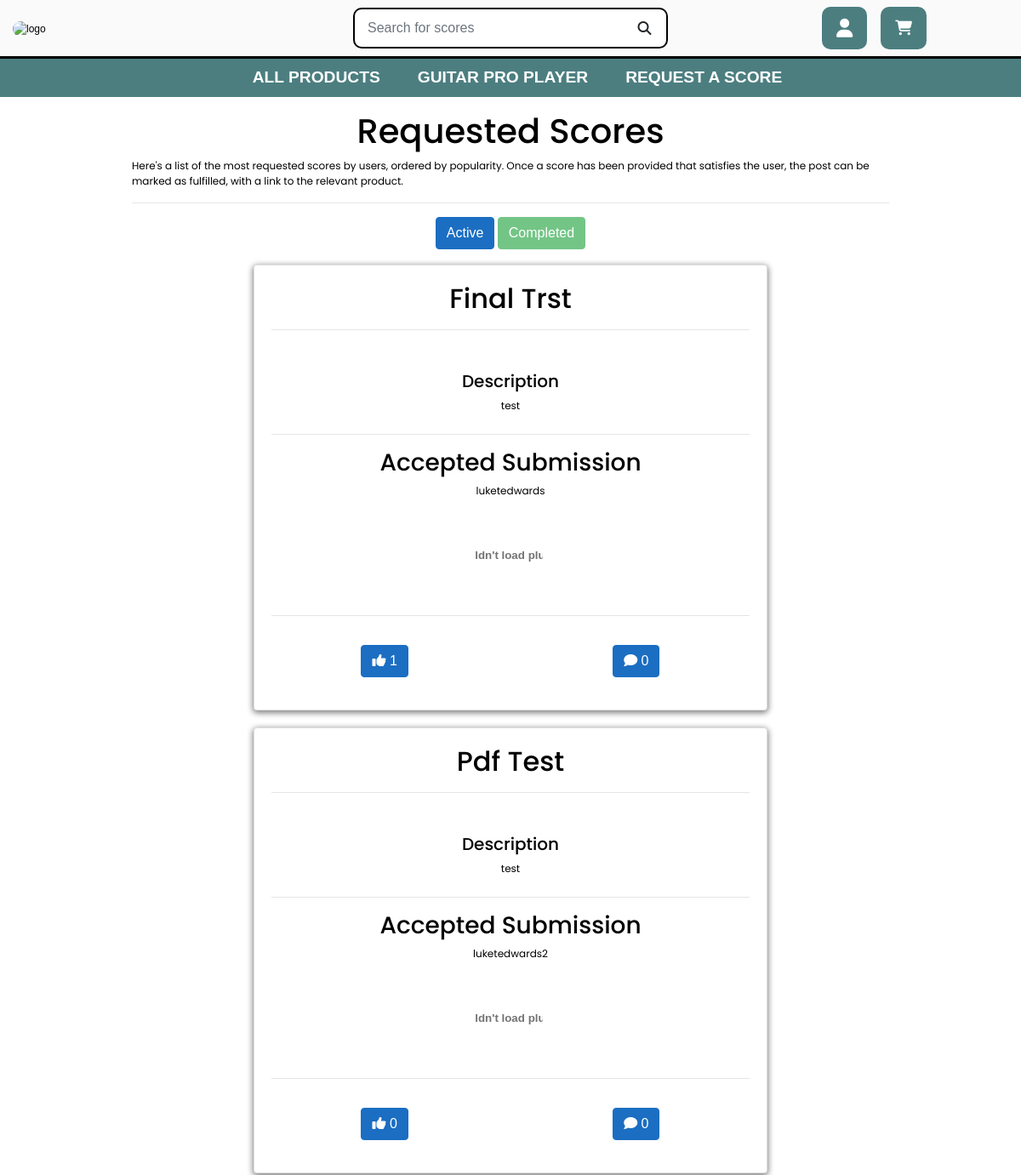
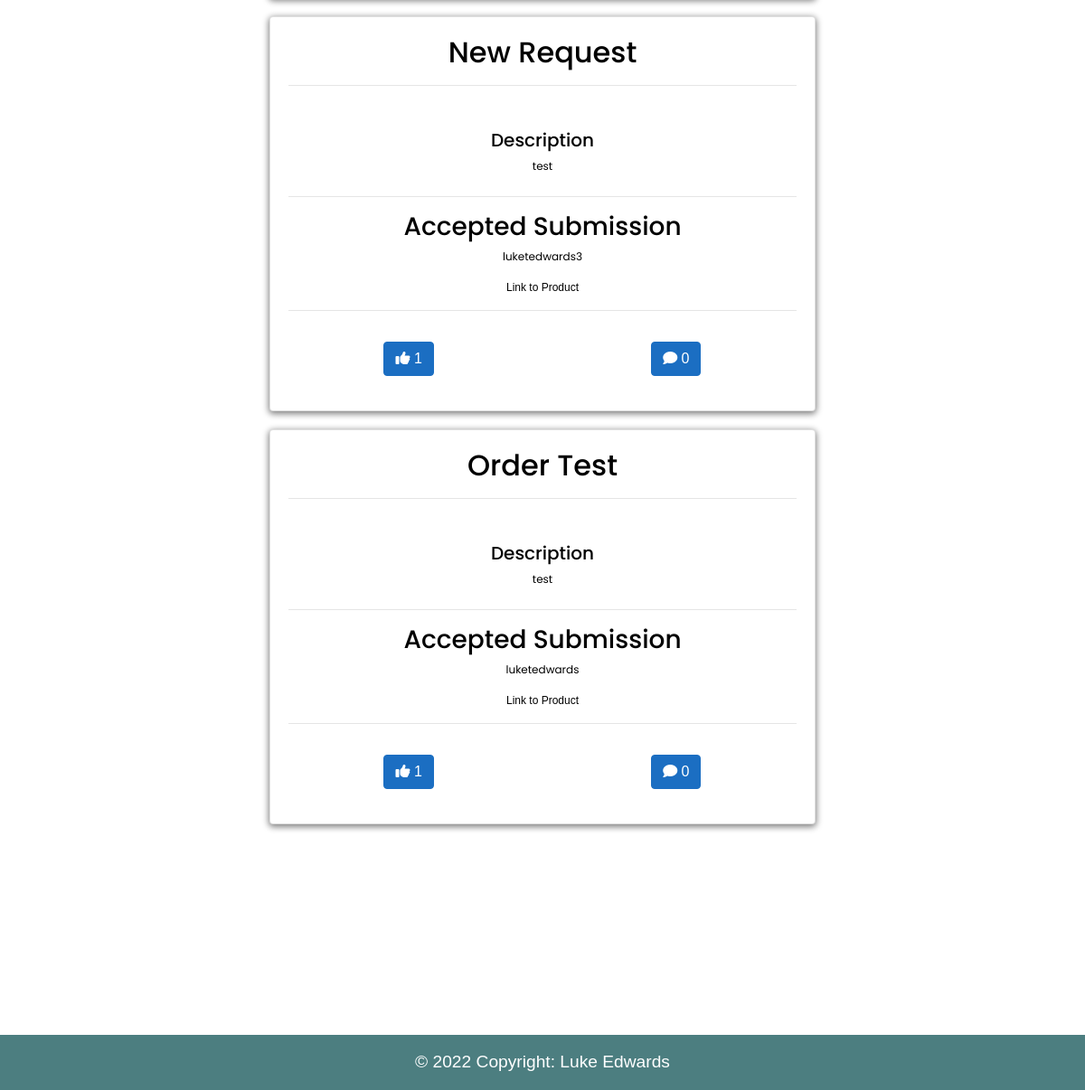
/requests/completed_requests, run on the app's committed database (2 pictures, top to bottom).
### voting/models.py (models this page shows, shortened)
class ScoreRequest(models.Model):
    title = models.CharField(max_length=150)
    description = models.TextField()
    date = models.DateTimeField(auto_now=True)
    upvotes = models.IntegerField(default=0)
    liked = models.ManyToManyField(
        User,
        related_name='liked',
        blank=True,
        default=None)
    video_link = models.URLField(max_length=1024, null=True, blank=True)
    link = models.URLField(max_length=1024, null=True, blank=True)
    created_by = models.ForeignKey(
        User,
        related_name='requests',
        on_delete=models.CASCADE,
        default=User)
    completed = models.BooleanField(default=False)

class ScoreSubmissions(models.Model):
    score = models.ForeignKey(
        ScoreRequest,
        related_name='submissions',
        on_delete=models.CASCADE)
    content = models.CharField(max_length=300, blank=False)
    link = models.URLField(max_length=1024, blank=True, null=True)
    PDF = models.FileField(null=True, blank=True)
    PDFpath = models.CharField(max_length=1024, blank=True, null=True)
    created_by = models.ForeignKey(
        User,
        related_name='submissions',
        on_delete=models.CASCADE)
    date = models.DateTimeField(auto_now=True)
    accepted = models.BooleanField(default=False)

### voting/views.py (the view)
def completed_requests(request):
    form = CommentForm
    form2 = SubmissionForm
    requests = ScoreRequest.objects.all().order_by('liked')
    submissions = ScoreSubmissions.objects.all().order_by('-date')
    inactive_submissions = ScoreRequest.objects.filter(completed=True).count()
    comments = Comments.objects.all()
    list = []
    comment_list = []
    for score in requests:
        relevant_comments = comments.filter(score=score)
        count = relevant_comments.count()
        joined = {
            'score': score.id,
            'commentCount': count,
        }
        comment_list.append(joined)
    for requested in requests:
        if requested.liked.filter(id=request.user.id).exists():
            list.append(requested.pk)
    user = request.user
    context = {
        'requests': requests,
        'user': user,
        'comments': comments,
        'list': list,
        'form': form,
        'comment_list': comment_list,
        'form2': form2,
        'submissions': submissions,
        'inactive_submissions': inactive_submissions,
    }
    return render(request, 'voting/completed_requests.html', context)

### cart/contexts.py (called while the page is built, shortened)
def cart_contents(request):
    cart_items = []
    total = 0
    product_count = 0
    cart = request.session.get('cart', {})
    total = total
    context = {
        'cart_items': cart_items,
        'total': total,
        'product_count': product_count,
    }
    return context

### voting/templates/voting/completed_requests.html (shortened to what this page needs)
{% extends "base.html" %}
{% load static %}
{% block content %}
<div style="padding-bottom:9rem;" class="container center">
    <div class="col-12">
        <h1 class="text-center mt-3">Requested Scores</h1>
        <p>Here's a list of the most requested scores by users, ordered by popularity. Once a score has been provided that satisfies the user, the post can be marked as fulfilled, with a link to the relevant product.</p>
        <hr>
    </div>
    <div class="row ">
        <div class="col-12 text-center">
            <a href="{% url 'requests'%}" class="btn btn-primary " > Active </a>
            <a href="{% url 'completed_requests'%}" class="btn btn-success disabled"> Completed </a>
        </div>
    </div>
    <br>
    {% if inactive_submissions > 0%}
    {% for requested in requests%}
    {% if requested.completed == True %}
    <div class="row request-card ">
        <div class="col-12 col-lg-8 center">
            <div class="card box-shadow">
                <div class="card-body">
                    <h2 class="card-title text-center ">{{ requested.title|title }}</h2>
                    <hr class="mb-5">
                    <h5 class="text-center">Description</h5>
                    <p class="card-text text-center mb-4">{{ requested.description }}</p>
                    <hr>
                    <div class="row text-center">
                        <div class="col-12">
                            <h3>Accepted Submission</h3>
                        </div>
                        <div class="col-12">
                            {% for submit in submissions %}
                                        {% if submit.score.id == requested.id and submit.accepted == True%}
                                            <p>{{submit.created_by}}</p>
                                            {% if submit.link %}
                                                <a href="{{submit.link}}" target="_blank">Link to Product</a>
                                            {% endif %}
                                            {% if submit.PDF%}
                                                <embed src="/{{submit.PDFpath}}" type="application/pdf" height="100px" width="80px" >
                                            {% endif %}
                                        {% endif %}
                            {%endfor%}
                        </div>
                    </div>
                    <hr>
                    <br>
                    <div class="row text-center">
                        <div class="col-6">
                            <form action="{% url 'like_post_completed' requested.pk%}" method="post">
                                {% if requested.pk not in list %}
                                <button class="btn btn-primary" type="submit" name="post_id" value="{{requested.id}}">
                                    <i class="fa fa-thumbs-up"></i>
                                    {{requested.upvotes}}
                                </button>
                                {%else%}
                                <button class="btn btn-primary btn-danger" type="submit" name="post_id"
                                    value="{{requested.id}}">
                                    <i class="fa fa-thumbs-down"></i>
                                    {{requested.upvotes}}
                                </button>
                                {%endif%}
                            </form>
                        </div>
                        <div class="col-6">
                            <button data-toggle="modal" data-target="#commentModal{{requested.id}}" class="btn btn-primary">
                                <div><i class="fa-solid fa-comment"></i>
                                    {% for dict in comment_list %}
                                    {% if requested.id == dict.score%}
                                    {{dict.commentCount}}
                                    {%endif%}
                                    {%endfor%}
                                </div>
                            </button>
                        </div>
                    </div>
                </div>
                <br>
            </div>
        </div>
    </div>
    {%endif%}
    {%endfor%}
    {%else%}
    <div class="col-12 text-center">
        <h2>No posts to show</h2>
    </div>
    {%endif%}
    {% endblock %}

### static/css/base.css (style rules this page uses)
html { width: 100% !important; padding-left: 0 !important; padding-right: 0 !important; margin-left: 0 !important; margin-right: 0 !important; overflow: hidden !important; height: 100%; }
body { color: #000000; font-family: Sans-Serif; padding: 30px; padding-top: 0 !important; background-color: #efeff6 !important; margin-top: 0 !important; background-size: cover; color: black !important; font-family: 'Helvetica'; height: 100%; min-height: 100%; margin: 0; padding-bottom: 30px; height: 100% !important; width: 100% !important; padding-left: 0 !important; padding-right: 0 !important; margin-left: 0 !important; margin-right: 0 !important; overflow-x: hidden !important; }
* { box-sizing: border-box; }
.btn { font-size: 1rem; }
.btn-primary { background-color: #1b6ec2 !important; border-color: #1b6ec2 !important; }
.box-shadow { box-shadow: 0px 2px 7px 1px grey; }
.container { flex-wrap: wrap; align-items: center; justify-content: center; padding: 0 20px; }
.center { margin: 0 auto !important; }
.container { margin-bottom: 100px !important; }
h1, h2, h3, h4, h5, h6, p { font-family: 'Poppins', sans-serif !important; }
a { text-decoration: none; color: #000000; }
.request-card { margin-bottom: 20px; }
@media (min-width: 1200px) { .container { max-width: 80%; } }
.fa { font-size: 25px; }
.row:after { content: ""; display: table; clear: both; }

### static/css/scores.css (style rules this page uses)
body { font-family: Arial, Helvetica, sans-serif; font-size: 12px; }

### data on the page
ScoreRequest: title "Final Trst", description "test", {{ requested.id }} 3 (drawn), upvotes "1", commentCount "0"
ScoreSubmissions: created_by "luketedwards"
ScoreRequest: title "Pdf Test", description "test", {{ requested.id }} 8 (drawn), upvotes "0", commentCount "0"
ScoreSubmissions: created_by "luketedwards2"
ScoreRequest: title "New Request", description "test", {{ requested.id }} 10 (drawn), upvotes "1", commentCount "0"
ScoreSubmissions: created_by "luketedwards3"
ScoreRequest: title "Order Test", description "test", {{ requested.id }} 7 (drawn), upvotes "1", commentCount "0"
ScoreSubmissions: created_by "luketedwards"
